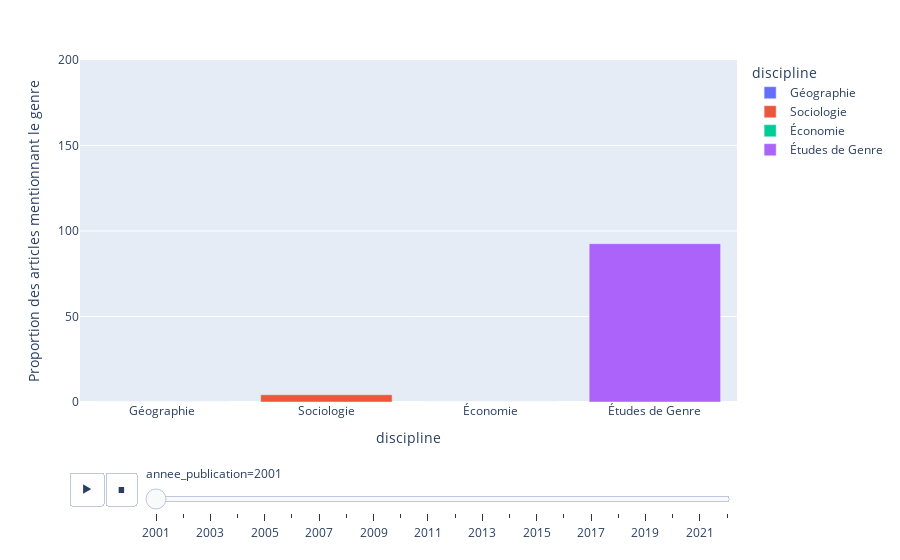

Write notebook code for a chart like this one.
### Markdown cell above
Comme nous l'avons vu, Plotly Express contient des fonctionnalités intéractives native. Et pourtant, il y a encore de nombreuses fonctionnalités qui peuvent être implémentées pour augmenter l'intéractivité comme les animations à travers les _animation frames_.

Une _animation frame_ représente la manière dont les données changent en fonction d'un certain axe. Dans les recherches historiques, la mesure la plus utile est l'axe temporel bien que d'autres variables numérique avec une relation d'ordre (ex : _ordinal or interval data_) peut fonctionner. Une figure Plotly Express avec une animation contient une _toolbar_ intéractive permettant de jouer/arrêter l'animation mais aussi de se déplacer manuellement dans les données.

Pour créer une figure avec une animation, il faut commencer par sélectionner la méthode que nous voulons utiliser comme dans les exemples précédents afin de sélectionner le type de graphe désiré. Puis, à l'intérieur de la fonction on utilise le paramètre `animation_frame` pour spécifier quel variable doit petre utilisée pour visualiser l'évolution. Dans notre exemple nous reprennons les données utilisées dans le _graphe à point_ permettant de montrer l'évolution de la mention de genre à travers les années.

### Code cell
proportion_genre_classe_animation = []
for (annee, discipline), sub_df in df.\
                                    groupby(["annee_publication","discipline"]): 
    proportion_genre_classe_animation.append(
        {
            "discipline" : discipline,
            "annee_publication" : annee,
            "proportion_genre" : 100 * sub_df["genre"].mean()
        }
    )

proportion_genre_classe_animation = pd.DataFrame(proportion_genre_classe_animation)

# Use px.bar() to create a bar chart
fig = px.bar(
    proportion_genre_classe_animation,
    x="discipline",
    y="proportion_genre",
    labels={"proportion_genre": "Proportion des articles mentionnant le genre"},
    range_y=[
        0,
        200,
    ],  # The range_y parameter allows customization of the y-axis range (optional)
    color="discipline",
    # title="Add a title here",
    animation_frame="annee_publication", # Use animation_frame to specify which variable to measure for change
)
fig.show()

### Figure 1 — Plotly figure (JSON) as saved in the notebook; plotly's stock layout.template omitted (floating-point values rounded to 4 significant figures)
{"data": [{"alignmentgroup": "True", "hovertemplate": "discipline=%{x}<br>annee_publication=2001<br>Proportion des articles mentionnant le genre=%{y}<extra></extra>", "legendgroup": "Géographie", "marker": {"color": "#636efa", "pattern": {"shape": ""}}, "name": "Géographie", "offsetgroup": "Géographie", "orientation": "v", "showlegend": true, "textposition": "auto", "type": "bar", "x": ["Géographie"], "xaxis": "x", "y": [0], "yaxis": "y"}, {"alignmentgroup": "True", "hovertemplate": "discipline=%{x}<br>annee_publication=2001<br>Proportion des articles mentionnant le genre=%{y}<extra></extra>", "legendgroup": "Sociologie", "marker": {"color": "#EF553B", "pattern": {"shape": ""}}, "name": "Sociologie", "offsetgroup": "Sociologie", "orientation": "v", "showlegend": true, "textposition": "auto", "type": "bar", "x": ["Sociologie"], "xaxis": "x", "y": [4.242], "yaxis": "y"}, {"alignmentgroup": "True", "hovertemplate": "discipline=%{x}<br>annee_publication=2001<br>Proportion des articles mentionnant le genre=%{y}<extra></extra>", "legendgroup": "Économie", "marker": {"color": "#00cc96", "pattern": {"shape": ""}}, "name": "Économie", "offsetgroup": "Économie", "orientation": "v", "showlegend": true, "textposition": "auto", "type": "bar", "x": ["Économie"], "xaxis": "x", "y": [0], "yaxis": "y"}, {"alignmentgroup": "True", "hovertemplate": "discipline=%{x}<br>annee_publication=2001<br>Proportion des articles mentionnant le genre=%{y}<extra></extra>", "legendgroup": "Études de Genre", "marker": {"color": "#ab63fa", "pattern": {"shape": ""}}, "name": "Études de Genre", "offsetgroup": "Études de Genre", "orientation": "v", "showlegend": true, "textposition": "auto", "type": "bar", "x": ["Études de Genre"], "xaxis": "x", "y": [92.59], "yaxis": "y"}], "layout": {"barmode": "relative", "legend": {"title": {"text": "discipline"}, "tracegroupgap": 0}, "margin": {"t": 60}, "sliders": [{"active": 0, "currentvalue": {"prefix": "annee_publication="}, "len": 0.9, "pad": {"b": 10, "t": 60}, "steps": [{"args": [["2001"], {"frame": {"duration": 0, "redraw": true}, "fromcurrent": true, "mode": "immediate", "transition": {"duration": 0, "easing": "linear"}}], "label": "2001", "method": "animate"}, {"args": [["2002"], {"frame": {"duration": 0, "redraw": true}, "fromcurrent": true, "mode": "immediate", "transition": {"duration": 0, "easing": "linear"}}], "label": "2002", "method": "animate"}, {"args": [["2003"], {"frame": {"duration": 0, "redraw": true}, "fromcurrent": true, "mode": "immediate", "transition": {"duration": 0, "easing": "linear"}}], "label": "2003", "method": "animate"}, {"args": [["2004"], {"frame": {"duration": 0, "redraw": true}, "fromcurrent": true, "mode": "immediate", "transition": {"duration": 0, "easing": "linear"}}], "label": "2004", "method": "animate"}, {"args": [["2005"], {"frame": {"duration": 0, "redraw": true}, "fromcurrent": true, "mode": "immediate", "transition": {"duration": 0, "easing": "linear"}}], "label": "2005", "method": "animate"}, {"args": [["2006"], {"frame": {"duration": 0, "redraw": true}, "fromcurrent": true, "mode": "immediate", "transition": {"duration": 0, "easing": "linear"}}], "label": "2006", "method": "animate"}, {"args": [["2007"], {"frame": {"duration": 0, "redraw": true}, "fromcurrent": true, "mode": "immediate", "transition": {"duration": 0, "easing": "linear"}}], "label": "2007", "method": "animate"}, {"args": [["2008"], {"frame": {"duration": 0, "redraw": true}, "fromcurrent": true, "mode": "immediate", "transition": {"duration": 0, "easing": "linear"}}], "label": "2008", "method": "animate"}, {"args": [["2009"], {"frame": {"duration": 0, "redraw": true}, "fromcurrent": true, "mode": "immediate", "transition": {"duration": 0, "easing": "linear"}}], "label": "2009", "method": "animate"}, {"args": [["2010"], {"frame": {"duration": 0, "redraw": true}, "fromcurrent": true, "mode": "immediate", "transition": {"duration": 0, "easing": "linear"}}], "label": "2010", "method": "animate"}, {"args": [["2011"], {"frame": {"duration": 0, "redraw": true}, "fromcurrent": true, "mode": "immediate", "transition": {"duration": 0, "easing": "linear"}}], "label": "2011", "method": "animate"}, {"args": [["2012"], {"frame": {"duration": 0, "redraw": true}, "fromcurrent": true, "mode": "immediate", "transition": {"duration": 0, "easing": "linear"}}], "label": "2012", "method": "animate"}, {"args": [["2013"], {"frame": {"duration": 0, "redraw": true}, "fromcurrent": true, "mode": "immediate", "transition": {"duration": 0, "easing": "linear"}}], "label": "2013", "method": "animate"}, {"args": [["2014"], {"frame": {"duration": 0, "redraw": true}, "fromcurrent": true, "mode": "immediate", "transition": {"duration": 0, "easing": "linear"}}], "label": "2014", "method": "animate"}, {"args": [["2015"], {"frame": {"duration": 0, "redraw": true}, "fromcurrent": true, "mode": "immediate", "transition": {"duration": 0, "easing": "linear"}}], "label": "2015", "method": "animate"}, {"args": [["2016"], {"frame": {"duration": 0, "redraw": true}, "fromcurrent": true, "mode": "immediate", "transition": {"duration": 0, "easing": "linear"}}], "label": "2016", "method": "animate"}, {"args": [["2017"], {"frame": {"duration": 0, "redraw": true}, "fromcurrent": true, "mode": "immediate", "transition": {"duration": 0, "easing": "linear"}}], "label": "2017", "method": "animate"}, {"args": [["2018"], {"frame": {"duration": 0, "redraw": true}, "fromcurrent": true, "mode": "immediate", "transition": {"duration": 0, "easing": "linear"}}], "label": "2018", "method": "animate"}, {"args": [["2019"], {"frame": {"duration": 0, "redraw": true}, "fromcurrent": true, "mode": "immediate", "transition": {"duration": 0, "easing": "linear"}}], "label": "2019", "method": "animate"}, {"args": [["2020"], {"frame": {"duration": 0, "redraw": true}, "fromcurrent": true, "mode": "immediate", "transition": {"duration": 0, "easing": "linear"}}], "label": "2020", "method": "animate"}, {"args": [["2021"], {"frame": {"duration": 0, "redraw": true}, "fromcurrent": true, "mode": "immediate", "transition": {"duration": 0, "easing": "linear"}}], "label": "2021", "method": "animate"}, {"args": [["2022"], {"frame": {"duration": 0, "redraw": true}, "fromcurrent": true, "mode": "immediate", "transition": {"duration": 0, "easing": "linear"}}], "label": "2022", "method": "animate"}], "x": 0.1, "xanchor": "left", "y": 0, "yanchor": "top"}], "updatemenus": [{"buttons": [{"args": [null, {"frame": {"duration": 500, "redraw": true}, "fromcurrent": true, "mode": "immediate", "transition": {"duration": 500, "easing": "linear"}}], "label": "&#9654;", "method": "animate"}, {"args": [[null], {"frame": {"duration": 0, "redraw": true}, "fromcurrent": true, "mode": "immediate", "transition": {"duration": 0, "easing": "linear"}}], "label": "&#9724;", "method": "animate"}], "direction": "left", "pad": {"r": 10, "t": 70}, "showactive": false, "type": "buttons", "x": 0.1, "xanchor": "right", "y": 0, "yanchor": "top"}], "xaxis": {"anchor": "y", "categoryarray": ["Géographie", "Sociologie", "Économie", "Études de Genre"], "categoryorder": "array", "domain": [0, 1], "title": {"text": "discipline"}}, "yaxis": {"anchor": "x", "domain": [0, 1], "range": [0, 200], "title": {"text": "Proportion des articles mentionnant le genre"}}}}
